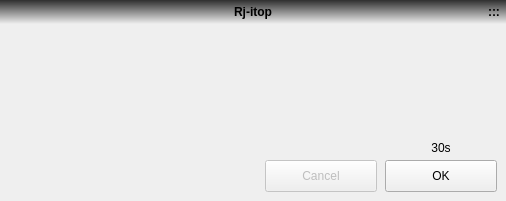
    <widget class="QWidget" name="dialogpanel" native="true">
     <property name="geometry">
      <rect>
       <x>402</x>
       <y>3104</y>
       <width>506</width>
       <height>201</height>
      </rect>
     </property>
     <property name="autoFillBackground">
      <bool>true</bool>
     </property>
     <widget class="lblevent" name="function3">
      <property name="geometry">
       <rect>
        <x>0</x>
        <y>0</y>
        <width>506</width>
        <height>24</height>
       </rect>
      </property>
      <property name="font">
       <font>
        <weight>75</weight>
        <bold>true</bold>
       </font>
      </property>
      <property name="text">
       <string notr="true">Rj-itop</string>
      </property>
      <property name="alignment">
       <set>Qt::AlignCenter</set>
      </property>
     </widget>
     <widget class="lblevent" name="windowbutton3">
      <property name="geometry">
       <rect>
        <x>482</x>
        <y>0</y>
        <width>24</width>
        <height>24</height>
       </rect>
      </property>
      <property name="font">
       <font>
        <weight>75</weight>
        <bold>true</bold>
       </font>
      </property>
      <property name="cursor">
       <cursorShape>PointingHandCursor</cursorShape>
      </property>
      <property name="text">
       <string notr="true">:::</string>
      </property>
      <property name="alignment">
       <set>Qt::AlignCenter</set>
      </property>
     </widget>
     <widget class="lblevent" name="border_3">
      <property name="geometry">
       <rect>
        <x>0</x>
        <y>0</y>
        <width>506</width>
        <height>24</height>
       </rect>
      </property>
      <property name="font">
       <font>
        <weight>75</weight>
        <bold>true</bold>
       </font>
      </property>
      <property name="styleSheet">
       <string notr="true">background-color: qlineargradient(spread:pad, x1:0, y1:0, x2:0, y2:1, stop:0 rgba(0, 0, 0, 205), stop:1 rgba(255, 255, 255, 0))</string>
      </property>
     </widget>
     <widget class="QWidget" name="subdialogpanel" native="true">
      <property name="geometry">
       <rect>
        <x>1</x>
        <y>24</y>
        <width>504</width>
        <height>176</height>
       </rect>
      </property>
      <property name="autoFillBackground">
       <bool>true</bool>
      </property>
      <widget class="QLabel" name="dialoginfo">
       <property name="geometry">
        <rect>
         <x>10</x>
         <y>10</y>
         <width>60</width>
         <height>60</height>
        </rect>
       </property>
       <property name="pixmap">
        <pixmap resource="pictures.qrc">:/pictures/dialoginfo.png</pixmap>
       </property>
       <property name="scaledContents">
        <bool>true</bool>
       </property>
       <property name="alignment">
        <set>Qt::AlignCenter</set>
       </property>
      </widget>
      <widget class="QLabel" name="dialogquestion">
       <property name="geometry">
        <rect>
         <x>10</x>
         <y>10</y>
         <width>60</width>
         <height>60</height>
        </rect>
       </property>
       <property name="pixmap">
        <pixmap resource="pictures.qrc">:/pictures/dialogquestion.png</pixmap>
       </property>
       <property name="scaledContents">
        <bool>true</bool>
       </property>
       <property name="alignment">
        <set>Qt::AlignCenter</set>
       </property>
      </widget>
      <widget class="QLabel" name="dialogerror">
       <property name="geometry">
        <rect>
         <x>10</x>
         <y>10</y>
         <width>60</width>
         <height>60</height>
        </rect>
       </property>
       <property name="pixmap">
        <pixmap resource="pictures.qrc">:/pictures/dialogerror.png</pixmap>
       </property>
       <property name="scaledContents">
        <bool>true</bool>
       </property>
       <property name="alignment">
        <set>Qt::AlignCenter</set>
       </property>
      </widget>
      <widget class="QLabel" name="dialogtext">
       <property name="geometry">
        <rect>
         <x>80</x>
         <y>10</y>
         <width>416</width>
         <height>128</height>
        </rect>
       </property>
       <property name="textFormat">
        <enum>Qt::RichText</enum>
       </property>
       <property name="alignment">
        <set>Qt::AlignLeading|Qt::AlignLeft|Qt::AlignTop</set>
       </property>
       <property name="wordWrap">
        <bool>true</bool>
       </property>
      </widget>
      <widget class="QPushButton" name="dialogcancel">
       <property name="enabled">
        <bool>false</bool>
       </property>
       <property name="geometry">
        <rect>
         <x>264</x>
         <y>136</y>
         <width>112</width>
         <height>32</height>
        </rect>
       </property>
       <property name="cursor">
        <cursorShape>PointingHandCursor</cursorShape>
       </property>
       <property name="text">
        <string>Cancel</string>
       </property>
       <property name="iconSize">
        <size>
         <width>13</width>
         <height>13</height>
        </size>
       </property>
      </widget>
      <widget class="QPushButton" name="dialogok">
       <property name="geometry">
        <rect>
         <x>384</x>
         <y>136</y>
         <width>112</width>
         <height>32</height>
        </rect>
       </property>
       <property name="cursor">
        <cursorShape>PointingHandCursor</cursorShape>
       </property>
       <property name="text">
        <string notr="true">OK</string>
       </property>
       <property name="iconSize">
        <size>
         <width>13</width>
         <height>13</height>
        </size>
       </property>
      </widget>
      <widget class="QLabel" name="dialognumber">
       <property name="geometry">
        <rect>
         <x>384</x>
         <y>112</y>
         <width>112</width>
         <height>24</height>
        </rect>
       </property>
       <property name="text">
        <string notr="true">30s</string>
       </property>
       <property name="alignment">
        <set>Qt::AlignCenter</set>
       </property>
      </widget>
      <zorder>dialogerror</zorder>
      <zorder>dialogquestion</zorder>
      <zorder>dialoginfo</zorder>
      <zorder>dialogtext</zorder>
      <zorder>dialogcancel</zorder>
      <zorder>dialogok</zorder>
      <zorder>dialognumber</zorder>
     </widget>
     <zorder>border_3</zorder>
     <zorder>function3</zorder>
     <zorder>subdialogpanel</zorder>
     <zorder>windowbutton3</zorder>
    </widget>
